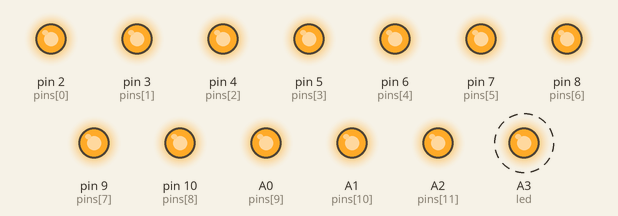
This sketch was run on a simulated Arduino Uno, built with avr-gcc and run on an emulated ATmega328P. Shown: output pins drawn as LEDs (lit = HIGH). Dashed ring = blinking.

Above: at 0.12 s.
Timing chart, 0 to 3.0 s (numbered marks = the images above):
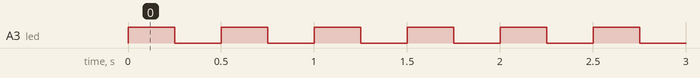

The sketch:

Micro_Test.ino
```cpp
/*
 * Script created to test all Arduino output pins at the same time.
 * For testing purpouses a LED is used to connect to pins.
 */

// Array contains all Arduino input/output pins, except TX/RX
int pins[16] = {2, 3, 4, 5, 6, 7, 8, 9, 10, 14, 15, 16, A0, A1, A2, A3};
int led = 17;

void setup() {
  // Set all pins in array to output
  for(int i = 0; i < 16; i++) {
    pinMode(pins[i], OUTPUT);
  }

  pinMode(led, OUTPUT);

  // Turn all pins in array to high
  for(int i = 0; i < 16; i++) {
    digitalWrite(pins[i], HIGH);
  }
}

void loop() {
  digitalWrite(led, HIGH);
  delay(250);
  digitalWrite(led, LOW);
  delay(250);
}
```

Measured:
- by itself, A3 (led): alternates HIGH for 0.25 s and LOW for 0.25 s
